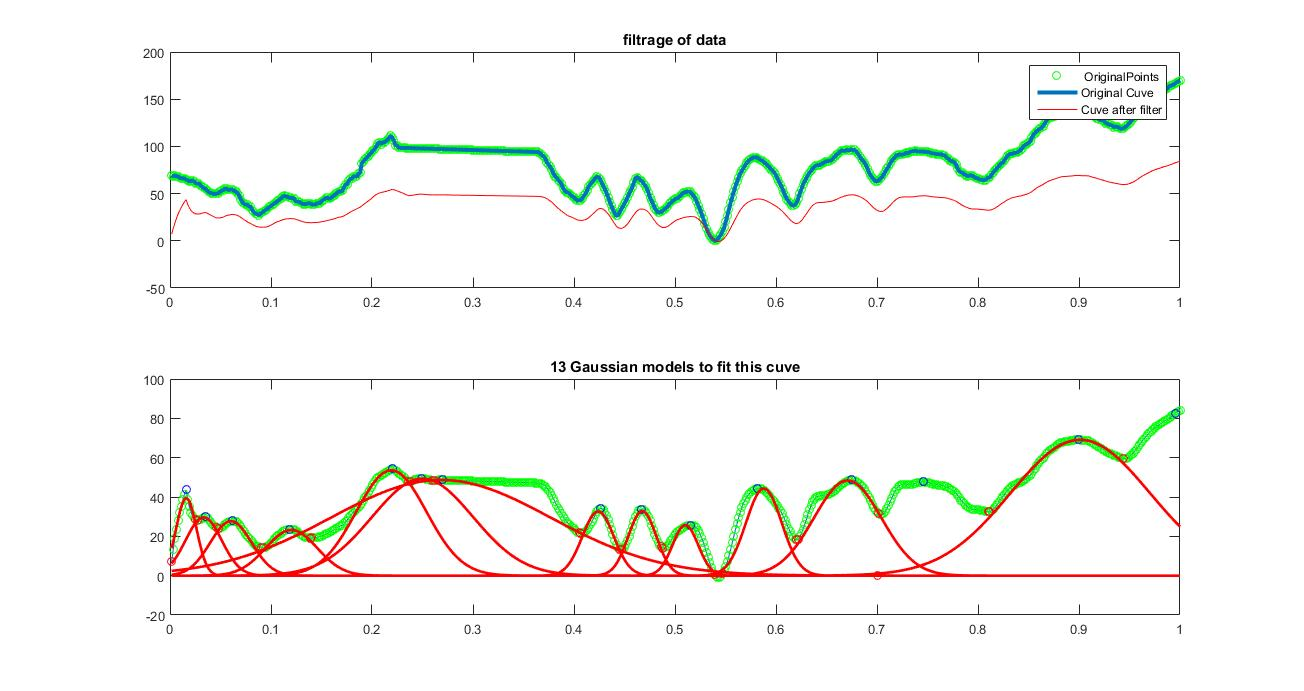
%> input picture Electrophorese/GMMvsFindpics/r1_ZF_Scorec_1.jpg, 1304 x 691 px
$ octave --eval "result = getHOG(imread('../../Electrophorese/GMMvsFindpics/r1_ZF_Scorec_1.jpg'));"   (GNU Octave 9; MATLAB toolbox functions it lacks are replaced by stand-ins)
%> lines starting %> are read from the running program, lines starting %| are printed output that depends on the picture; in (x1, y1, x2, y2) boxes, pixels count from 0 and x2, y2 are one past the last pixel; in counts of white or black regions, pixels touching at a corner belong together; the program's own positions count from 1
% 这个函数只要用于提取图像的HOG特征
% 所谓HOG特征，就是Histogram of gradient
% 即是图像中梯度的直方图
% 我们这里统计图像中梯度幅值大于一定阈值的梯度方向
% 往往图像中像素上的梯度方向也等价于边缘的方向

function HOG = getHOG(rgb)

hsv = rgb2hsv(rgb);
%> hsv: size 691x1304x3 double; mean H, S, V 0.0758, 0.036, 0.983
v = hsv(:,:,3);                                                             %提取图像的V分量（hsv色彩空间）
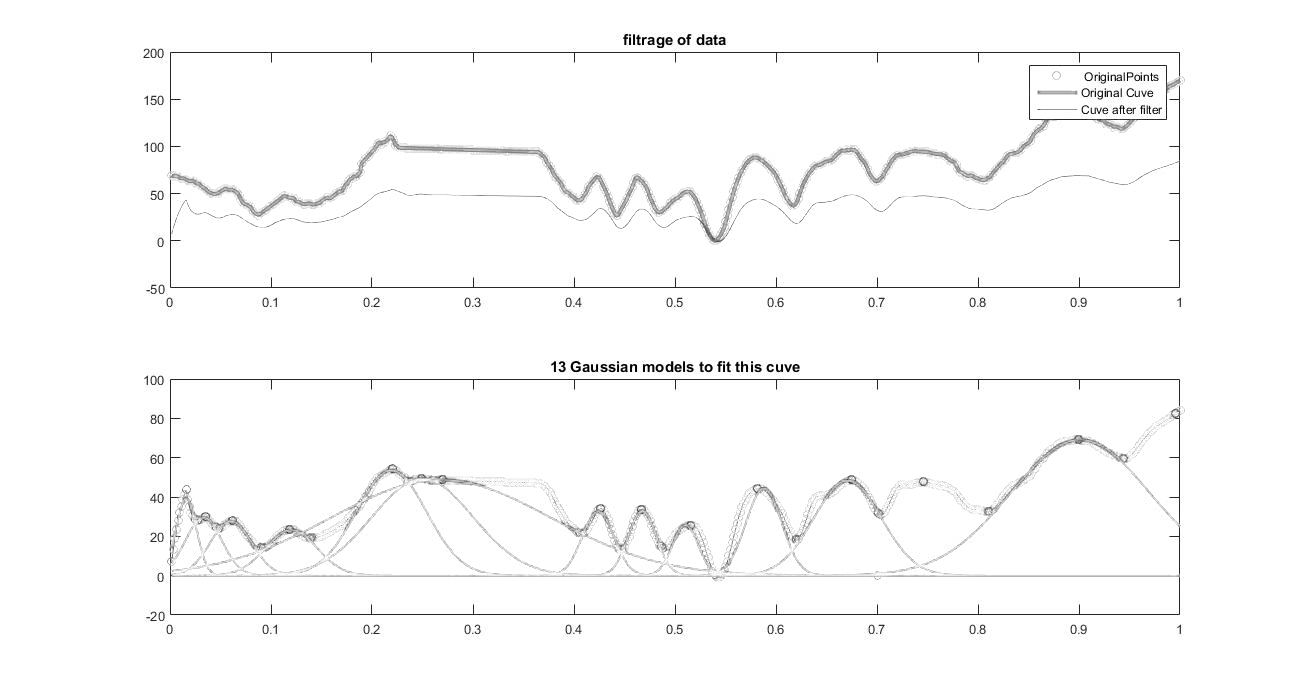
%> v: size 691x1304 double; min 0, max 1, mean 0.983
N = numel(v);
%> N = 901064
fx = fspecial('sobel');                                                     %生成计算梯度的模板
fy = fx';
dx = imfilter(v,fx,'replicate');
dy = imfilter(v,fy,'replicate');                                            %分别计算图像中x，y方向上的导数
dx(dy<0) = dx(dy<0)*-1;                                                     %如果梯度处于第3，4象限则取反（将梯度方向限制在0~pi之间）
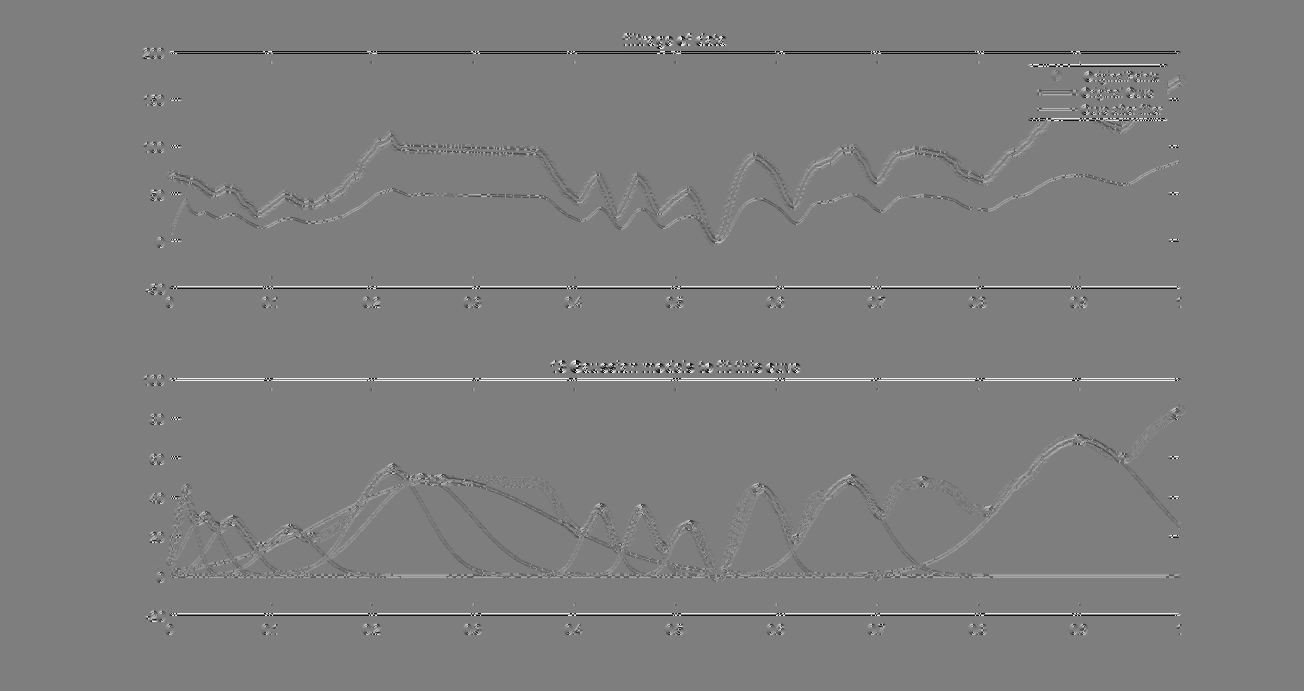
%> dx: size 691x1304 double; min -3.91, max 3.96, mean 0.00243; drawn with min black and max white
d = sqrt(dx.*dx + dy.*dy);                                                  %计算梯度的幅值
angle = acos(dx./d);                                                        %计算梯度的夹角
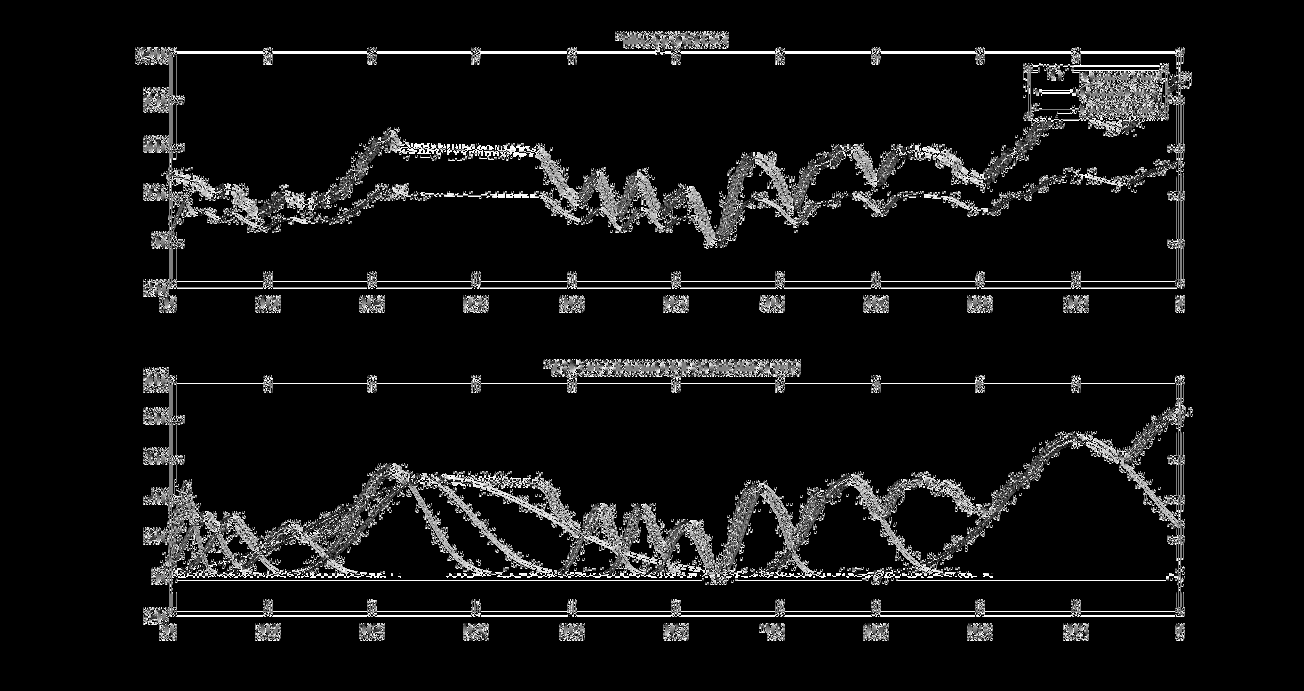
%> angle: size 691x1304 double; 84.7% of the values are NaN or infinite; the others: min 0, max 3.14, mean 1.49; drawn with min black, max white, NaN and infinite black
[h w] = size(d);
%> h = 691; w = 1304
d = d > (max(max(d)) / 10);
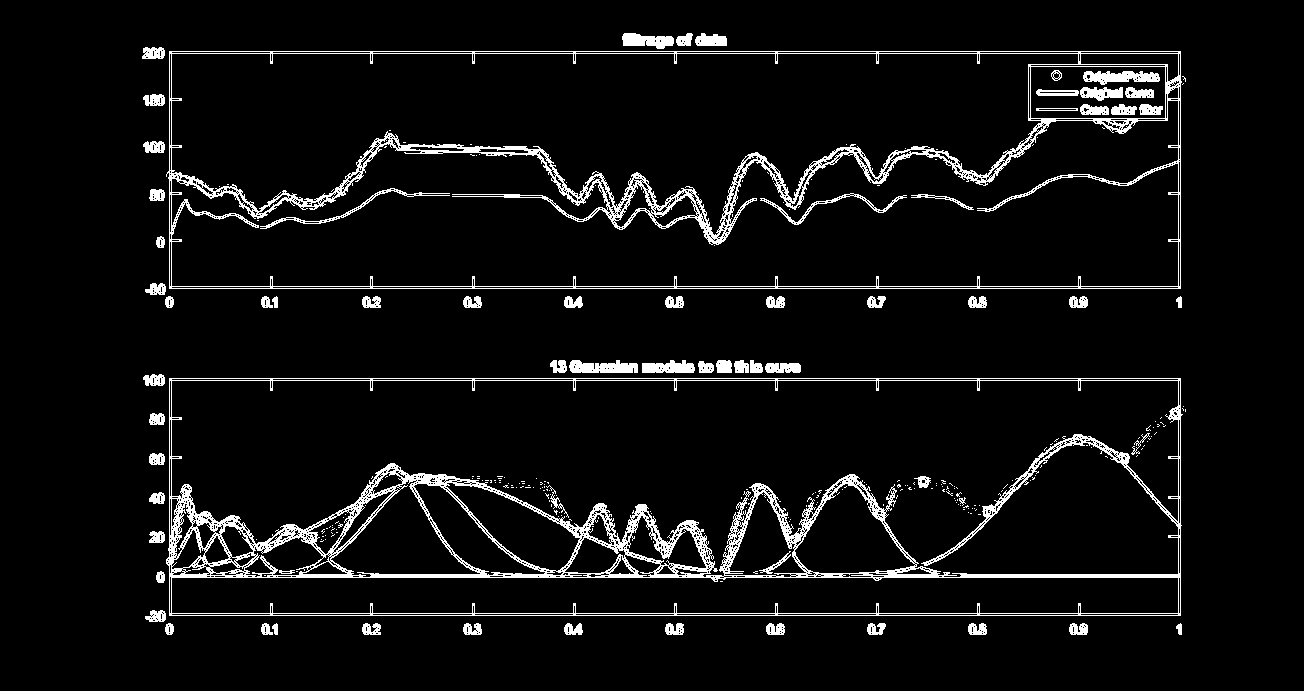
%> d: size 691x1304 logical; 6% white; 273 white regions (205 under 20 px), largest, box (x1, y1, x2, y2) and area: (166, 378, 1183, 616) 23633, (166, 51, 1182, 289) 16904, (1083, 71, 1160, 85) 698
angle = angle(d);                                                           %选取梯度幅值大于阈值的像素
HOG = hist(reshape(angle,[1 numel(angle)]),18)./N;                          %统计这些像素上梯度的直方图
%> HOG = 18 values, max 0.0106 at index 1, min 0.00198 at index 11, mean 0.00332
%> `result = getHOG(imread('../../Electrophorese/GMMvsFindpics/r1_ZF_Score..`: result has the same summary as HOG in getHOG
